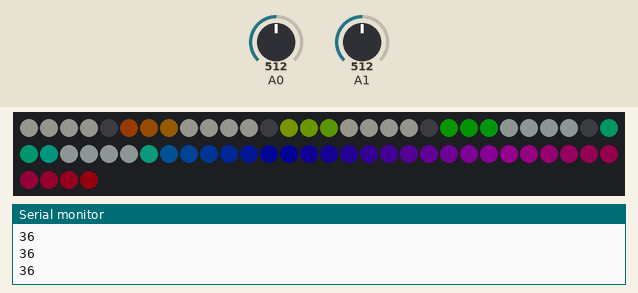
Recording of a sketch running on a simulated Teensy 3. Shown: 64 RGB LEDs in strip order, left to right, continuing on the next row, the last lines printed to the serial monitor. Inputs (shaded band) come from the test bench; at power-on: A0 = 512, A1 = 512 (analog values on the 0–1023 scale). Dim RGB values are drawn brighter than linear; random numbers use the default seed unless the sketch sets one.

Above: at 1.29 s.
1.3 s: A0 set to 900
At 1.41 s:
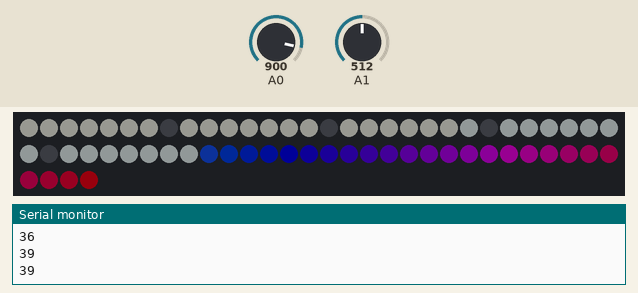
2.9 s: A1 set to 900
At 2.93 s:
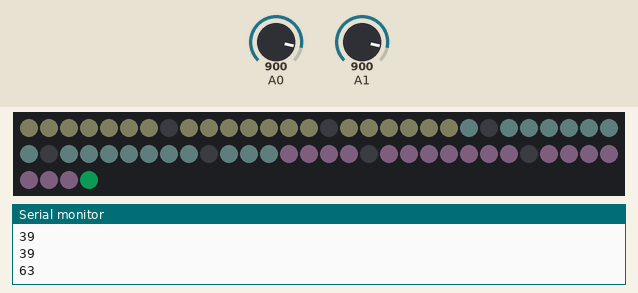
4.6 s: A0 set to 716
At 4.64 s:
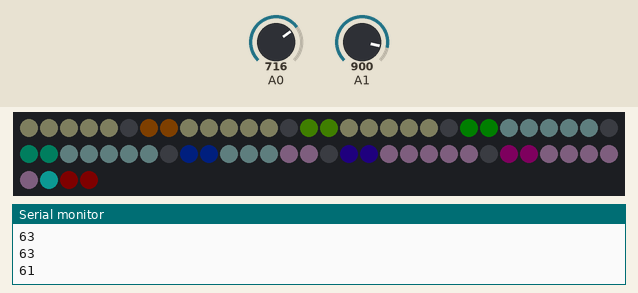
6.3 s: A1 set to 716
At 6.35 s:
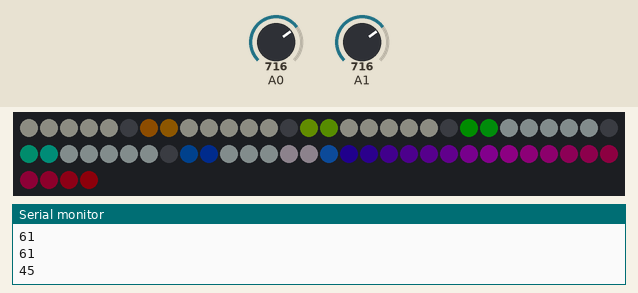
8.0 s: A0 set to 511
At 8.43 s:
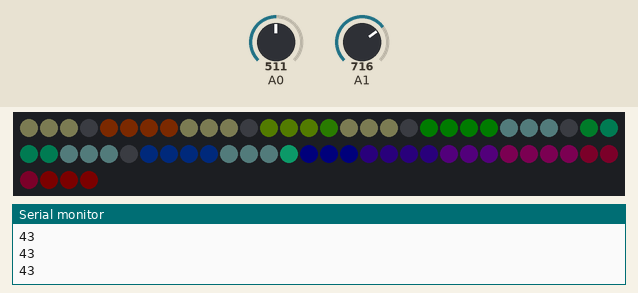
10.8 s: A1 set to 122
At 10.81 s:
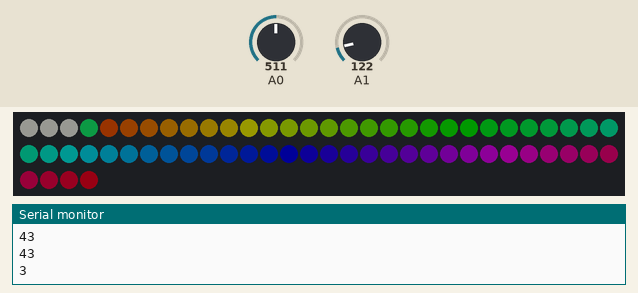

The sketch:

2_-_LED_grid_XY_LFO1.ino
```cpp
// Addressing the XY grid

//This first block is all copy-paste and can be left alone except for brightness it just sets up the library

//led biz begin
#include <WS2812Serial.h>
//we'll be using the Teensy audio library and it doesn't play nicely with neopixels.h or fastled
// so Paul of PJRC made this much more efficient version
const int num_of_leds = 64;
const int pin = 5; // only these pins can be used on the Teensy 3.2:  1, 5, 8, 10, 31
byte drawingMemory[num_of_leds * 3];       //  3 bytes per LED
DMAMEM byte displayMemory[num_of_leds * 12]; // 12 bytes per LED
WS2812Serial leds(num_of_leds, displayMemory, drawingMemory, pin, WS2812_GRB);

//1.0 is VERY bright if you're powering it off of 5V
// this needs to be declared and set to something >0 for the LEDs to work
float max_brightness = 0.1;
//led biz end


unsigned long current_time;
unsigned long prev[8]; //array of 8 variables named "prev"
int shift;
float set_hue;
int xy_sel;
int xy_count;
int x_pot;
int y_pot;

float lfo1;
int lfo_latch;
int lfo_count;

void setup() {
  leds.begin(); //must be done in setup for the LEDs to work.

  analogReadResolution(12); //0-4095 pot values
  analogReadAveraging(64);  //smooth the readings some
}


void loop() {
  current_time = millis();


  if (current_time - prev[1] > 10) {
    prev[1] = current_time;
    if (lfo_latch == 1) {
      lfo_count += 3;
    }
    if (lfo_latch == 0) {
      lfo_count -= 2;
    }
    if (lfo_count < 0) {
      lfo_latch = 1;
    }
    if (lfo_count > 100) {
      lfo_latch = 0;
    }
    lfo1 = lfo_count / 100.0;

  }


  if (current_time - prev[0] > 60) {
    prev[0] = current_time;

    //its better to not put analogRead in the "bottom" of the loop
    // reading it more slowly will give less noise and we only need
    // to update it when we'd see the change it causes anyway

    x_pot = (analogRead(A0) / 4095.0) * 8;
    y_pot = (analogRead(A1) / 4095.0) * 8;
    xy_sel = x_pot + (y_pot * 8);
    Serial.println(xy_sel);

    //x_count goes from 0-7 and so does y_count but since we have it arranged
    // with one for loop after another we get x_count=0 for y_count from 0-7,
    // then x_count=1 for y_count from 0-7 and so on
    // this way we can more easily deal with the two dimensional LED array

    for ( int x_count = 0; x_count < 8; x_count++) {
      for ( int y_count = 0; y_count < 8; y_count++) {
        xy_count = x_count + (y_count * 8); //goes from 0-64
        set_pixel_HSV(xy_count, 0, 0, 0); // turn everything off. otherwise the last "frame" swill still show

        if (x_pot < x_count) {
          set_pixel_HSV(xy_count, xy_count / 64.0 , 1, lfo1);
        }

        if (x_pot > x_count) {
          set_pixel_HSV(xy_count, xy_count / 64.0 , 0, lfo1);
        }

        if (y_pot < y_count) {
          set_pixel_HSV(xy_count, xy_count / 64.0 , 1, lfo1);
        }

        if (xy_count == xy_sel) {
          set_hue = .4 + (random(10) / 40.0);
          set_pixel_HSV(xy_sel, set_hue , .9, 1);
        }
      }
    }
    leds.show(); // after we've set what we want all the LEDs to be we send the data out through this function
  }

}// loop is over


//This function is a little different than you might see in other libraries but it works pretty similar
// instead of 0-255 you see in other libraries this is all 0-1.0
// you can copy this to the bottom of any code as long as the declarations at the top in "led biz" are done

//set_pixel_HSV(led to change, hue,saturation,value aka brightness)
// led to change is 0-63
// all other are 0.0 to 1.0
// hue - 0 is red, then through the ROYGBIV to 1.0 as red again
// saturation - 0 is fully white, 1 is fully colored.
// value - 0 is off, 1 is the value set by max_brightness
// (it's not called brightness since, unlike in photoshop, we're going from black to fully lit up

//based on https://stackoverflow.com/questions/3018313/algorithm-to-convert-rgb-to-hsv-and-hsv-to-rgb-in-range-0-255-for-both

void set_pixel_HSV(int pixel, float fh, float fs, float fv) {
  byte RedLight;
  byte GreenLight;
  byte BlueLight;

  byte h = fh * 255;
  byte s = fs * 255;
  byte v = fv * max_brightness * 255;

  h = (h * 192) / 256;  // 0..191
  unsigned int i = h / 32;   // We want a value of 0 thru 5
  unsigned int f = (h % 32) * 8;   // 'fractional' part of 'i' 0..248 in jumps

  unsigned int sInv = 255 - s;  // 0 -> 0xff, 0xff -> 0
  unsigned int fInv = 255 - f;  // 0 -> 0xff, 0xff -> 0
  byte pv = v * sInv / 256;  // pv will be in range 0 - 255
  byte qv = v * (256 - s * f / 256) / 256;
  byte tv = v * (256 - s * fInv / 256) / 256;

  switch (i) {
    case 0:
      RedLight = v;
      GreenLight = tv;
      BlueLight = pv;
      break;
    case 1:
      RedLight = qv;
      GreenLight = v;
      BlueLight = pv;
      break;
    case 2:
      RedLight = pv;
      GreenLight = v;
      BlueLight = tv;
      break;
    case 3:
      RedLight = pv;
      GreenLight = qv;
      BlueLight = v;
      break;
    case 4:
      RedLight = tv;
      GreenLight = pv;
      BlueLight = v;
      break;
    case 5:
      RedLight = v;
      GreenLight = pv;
      BlueLight = qv;
      break;
  }
  leds.setPixelColor(pixel, RedLight, GreenLight, BlueLight);
}
```
